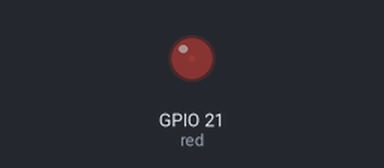
A program run on a simulated Raspberry Pi (BCM pin numbers). Parts: output pins drawn as LEDs (lit = HIGH). What the program prints to the terminal is not drawn.

Above: at 0.05 s.
At 0.55 s:
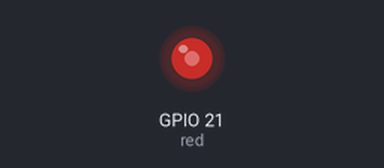
At 0.9 s:
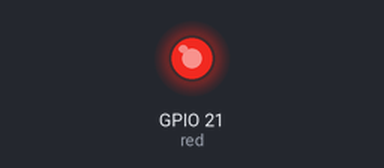
At 1.75 s:
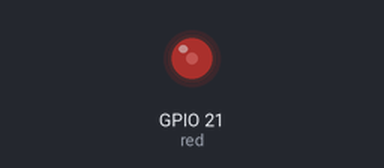
Timing chart, 0 to 4.6 s (numbered marks = the images above):
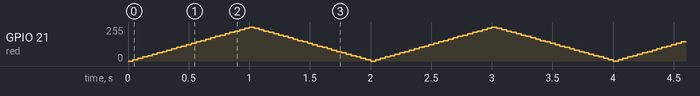

The program:

gpiozero_PWMLED_pulse.py
```python
#!/usr/bin/python3
from gpiozero import PWMLED
from signal import pause

red = PWMLED(21)

print("Press Crtl-C to stop the program.")
while True:
	try:
		red.pulse()
		pause()
	except KeyboardInterrupt:
		print("Stopping program.\n")
		red.close()
		exit()
```
